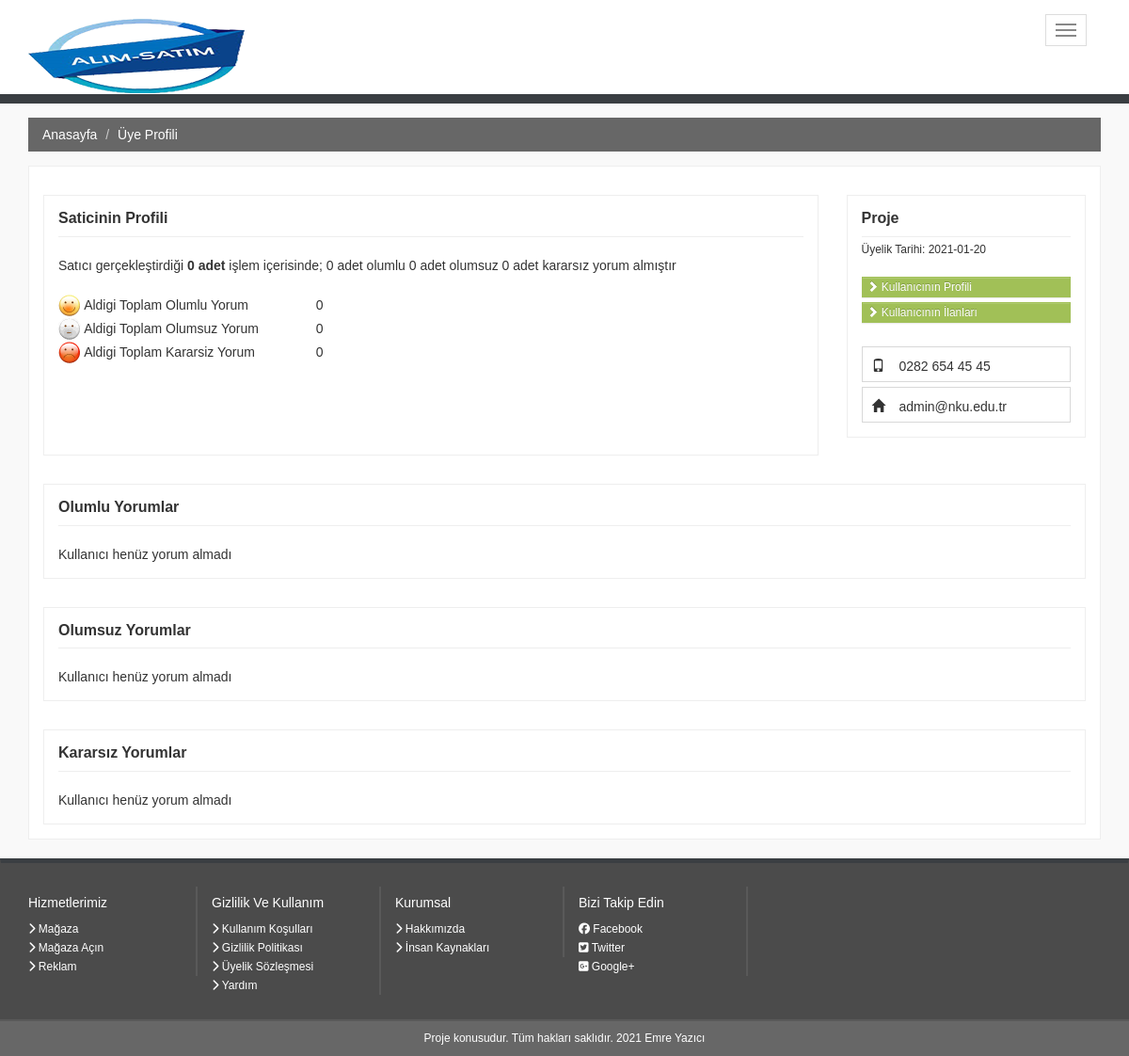
The app's page /uyeprofili.php?uye_id=1 with its own data.
### tables this page shows
CREATE TABLE IF NOT EXISTS `uyeler` (
  `uye_id` int(155) NOT NULL AUTO_INCREMENT,
  `uye_kayittarih` date DEFAULT current_timestamp(),
  `uye_kadi` varchar(155) NOT NULL,
  `uye_ad` varchar(155) NOT NULL,
  `uye_soyad` varchar(155) NOT NULL,
  `uye_mail` varchar(250) NOT NULL,
  `uye_telefon` varchar(15) NOT NULL,
  `uye_sifre` varchar(2000) NOT NULL,
  `uye_cinsiyet` varchar(50) NOT NULL,
  `uye_onay` tinyint(1) DEFAULT 0,
  `uye_il` varchar(58) NOT NULL,
  PRIMARY KEY (`uye_id`)
);

CREATE TABLE IF NOT EXISTS `ayarlar` (
  `ayar_id` int(200) NOT NULL AUTO_INCREMENT,
  `ayar_logo` varchar(250) NOT NULL,
  `ayar_title` varchar(250) NOT NULL,
  `ayar_description` varchar(250) NOT NULL,
  `ayar_keywords` varchar(250) NOT NULL,
  `ayar_mail` varchar(200) NOT NULL,
  `ayar_footer` varchar(255) NOT NULL,
  `ayar_tel` varchar(150) NOT NULL,
  `ayar_adres` varchar(150) NOT NULL,
  `ayar_fax` varchar(150) NOT NULL,
  `uye_sozlesme` text NOT NULL,
  PRIMARY KEY (`ayar_id`),
  UNIQUE KEY `ayar_id` (`ayar_id`)
);

### uyeprofili.php (the view, shortened to what this page needs)
<?php include 'php/header.php'; ?>
<?php
$uyesor=mysqli_query($con,"select * from uyeler where uye_id=$_GET[uye_id]");
$uyecek=mysqli_fetch_assoc($uyesor)
?>
<div class="topmenu site-rengi"> </div>
<div class="container">
<ul class="breadcrumb">
	<li><a href="index-2.html">Anasayfa</a></li>
	<li><a href="#">Üye Profili</a></li>
</ul>
</div>
<div class="container main">
<div class="panel panel-default">
  <div class="panel-body"><br />
    <div class="row">
      <div class="col-lg-9 col-md-12">
        <div class="bilgi">
          <div class="bilgi2" style="min-height:255px">
            <h3 class="title">Saticinin Profili</h3>
            <br />
            Satıcı ger&ccedil;ekleştirdiği <strong>0 adet</strong> işlem i&ccedil;erisinde; 0 adet olumlu 0 adet olumsuz 0 adet kararsız yorum almıştır <br />
            <br />
            <div class="row">
              <div class="col-md-4 brd">
                <div><img src="assets/img/yorum_1.gif" width="24" height="24" /> Aldigi Toplam Olumlu Yorum</div>
              </div>
              <div class="col-md-8 brd">
                <div>0</div>
              </div>
            </div>
            <div class="row">
              <div class="col-md-4 brd">
                <div><img src="assets/img/yorum_2.gif" width="24" height="24" /> Aldigi Toplam Olumsuz Yorum</div>
              </div>
              <div class="col-md-8 brd">
                <div>0</div>
              </div>
            </div>
            <div class="row">
              <div class="col-md-4 brd">
                <div><img src="assets/img/yorum_3.gif" width="24" height="24" /> Aldigi Toplam Kararsiz Yorum</div>
              </div>
              <div class="col-md-8 brd">
                <div>0</div>
              </div>
            </div>
          </div>
        </div>
      </div>
      <div class="col-lg-3 col-md-12">
        <div class="bilgi">
          <div class="bilgi2">
                        <h3 class="title" style="margin-bottom:5px"><?php echo $uyecek['uye_ad']; ?></h3>
            <div class="utarih">&Uuml;yelik Tarihi: <?php echo $uyecek['uye_kayittarih']; ?></div>
            <div class="ulink"><a href="index7dcd.html?sayfa=profil&amp;id=88" class="btn btn-primary btn-xs btn-block"><i class="glyphicon glyphicon-chevron-right"></i> Kullanıcının Profili</a></div>
            <div class="ulink"><a href="88-kullanicinin-diger-ilanlari.html" class="btn btn-primary btn-xs btn-block"><i class="glyphicon glyphicon-chevron-right"></i> Kullanıcının İlanları</a></div>
            <br />
           <div class="telefon">
              <label><i class="glyphicon glyphicon-phone"></i> </label>
              <?php echo $uyecek['uye_telefon']; ?></div>
                                    <div class="telefon">
              <label><i class="glyphicon glyphicon-home"></i> </label>
              <?php echo $uyecek['uye_mail']; ?> </div>
          </div>
        </div>
      </div>
    </div>
    <br />
    <div class="bilgi">
      <div class="bilgi2">
        <h3 class="title">Olumlu Yorumlar</h3>
        <br />
        Kullanıcı hen&uuml;z yorum almadı      </div>
    </div>
      <br />
    <div class="bilgi">
      <div class="bilgi2">
        <h3 class="title">Olumsuz Yorumlar</h3>
        <br />
        Kullanıcı henüz yorum almadı      </div>
    </div>
     <br />
    <div class="bilgi">
      <div class="bilgi2">
        <h3 class="title">Kararsız Yorumlar</h3>
        <br />
        Kullanıcı henüz yorum almadı      </div>
    </div>
  </div>
</div>
</div>
<?php include 'php/footer.php'; ?>

### php/footer.php (shortened to what this page needs)
<div class="footer1 navbar navbar-static-bottom">
  <div class="container">
    <div class="row">
      <div class="col-lg-2 col-md-2 footer-line">
        <h5>Hizmetlerimiz</h5>
        <ul>
          <li><a href="#"><i class="fa fa-chevron-right"></i> Mağaza</a></li>
          <li><a href="#"><i class="fa fa-chevron-right"></i> Mağaza A&ccedil;ın</a></li>
          <li><a href="#"><i class="fa fa-chevron-right"></i> Reklam</a></li>
        </ul>
      </div>
      <div class="col-lg-2 col-md-2 footer-line">
        <h5>Gizlilik Ve Kullanım</h5>
        <ul>
          <li><a href="#"><i class="fa fa-chevron-right"></i> Kullanım Koşulları</a></li>
          <li><a href="#"><i class="fa fa-chevron-right"></i> Gizlilik Politikası</a></li>
          <li><a href="#"><i class="fa fa-chevron-right"></i> &Uuml;yelik S&ouml;zleşmesi</a></li>
          <li><a href="#"><i class="fa fa-chevron-right"></i> Yardım</a></li>
        </ul>
      </div>
      <div class="col-lg-2 col-md-2 footer-line">
        <h5>Kurumsal</h5>
        <ul>
          <li><a href="#"><i class="fa fa-chevron-right"></i> Hakkımızda</a></li>
          <li><a href="#"><i class="fa fa-chevron-right"></i> İnsan Kaynakları</a></li>
        </ul>
      </div>
      <div class="col-lg-2 col-md-2 footer-line">
        <h5>Bizi Takip Edin</h5>
        <ul>
          <li><a href="#" target="_blank"><i class="fa fa-facebook-official"></i> Facebook</a></li>
          <li><a href="#" target="_blank"><i class="fa fa-twitter-square"></i> Twitter</a></li>
          <li><a href="#" target="_blank"><i class="fa fa-google-plus-square"></i> Google+</a></li>
        </ul>
      </div>
      <div class="col-lg-2 col-md-2">
        <h5>&nbsp;</h5>
      </div>
    </div>
  </div>
</div>
<div class="footer2"> <?php echo  $ayarcek['ayar_footer']; ?> </div>
 </body>
</html>

### assets/css/style.css (style rules this page uses)
body, td, th { font-family: Arial, Helvetica, sans-serif }
.navbar { min-height: 100px; margin-bottom: 0px !important }
.main { margin-top: 15px; min-height:350px }
.title { font-size: 16px; font-weight: bold; margin: 0; padding: 0; border-bottom: solid 1px #eee; padding-bottom: 10px; font-weight: 600; margin-top: 10px }
.panel-body { margin: 0 !important; padding-top: 0 !important }
.panel-default { border: solid 1px #eee !important }
.bilgi { border: solid 1px #eee; padding: 5px; margin-top:10px; }
.bilgi2 { background-color: #fff; padding-top: 0px; padding-right: 10px; padding-bottom: 10px; padding-left: 10px; }
.utarih { font-size: 12px; margin-bottom: 10px; padding-bottom: 5px }
.ulink { font-size: 12px; padding-top: 5px; }
.ulink a { text-align: left !important }
.telefon { border: solid 1px #d8d8d8; background-color: #fff; padding: 10px; padding-bottom: 6px; margin-top: 5px; font-size: 14px; }
.telefon label { width: 25px }
.panel-body { word-wrap: break-word !important }
@media (max-width: 1200px) { .main { margin-top: 20px !important } }
@media (max-width: 1280px) { .main { margin-top: 0px !important; } }
.site-rengi { background-color: #3a3e42 !important; border-color: #3a3e42 !important; color: #fff !important }
.breadcrumb { background-color: #676767 !important; margin-top: 15px; color: #fff; -webkit-border-radius: 0px !important; -moz-border-radius: 0px !important; border-radius: 0px !important; }
.breadcrumb a { color: #fff !important }
.topmenu { background-color: #012b74; height: 10px; line-height: 10px }
.footer1 { background-color:#4b4b4b; color:#fff; border-top:solid 5px #3a3e42; padding-top:25px; padding-bottom:25px; -webkit-border-radius: 0px !important; -moz-border-radius: 0px !important; border-radius: 0px !important; font-size: 12px; }
.footer1 ul { margin:0px !important; padding:0px !important }
.footer1 ul li { list-style:none; line-height:20px; }
.footer1 ul li a { color:#fff !important; }
.footer-line { border-right:solid 2px #595959 }
.footer2 { padding-top:10px; padding-bottom:10px; text-align:center; font-size:12px; background-color:#676767; color:#fff; border-top:solid 2px #595959 }

### php/header.php (style rules this page uses)
@media (max-width: 1280px) { .main { margin-top: 15px !important; } }

### uyeprofili.php (style rules this page uses)
.brd div { line-height: 24px; }

### records on screen
uyeler: uye_ad "Proje", uye_kayittarih "2021-01-20", uye_telefon "0282 654 45 45", uye_mail "admin@nku.edu.tr"
ayarlar: ayar_footer "Proje konusudur. Tüm hakları saklıdır. 2021 Emre Yazıcı"
